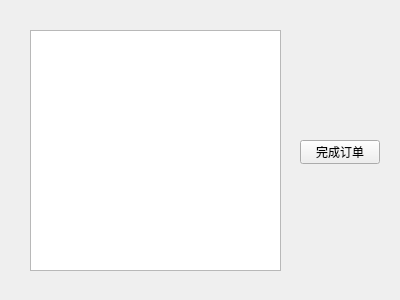
<?xml version="1.0" encoding="UTF-8"?>
<ui version="4.0">
 <class>oneOrder</class>
 <widget class="QWidget" name="oneOrder">
  <property name="geometry">
   <rect>
    <x>0</x>
    <y>0</y>
    <width>400</width>
    <height>300</height>
   </rect>
  </property>
  <property name="minimumSize">
   <size>
    <width>400</width>
    <height>300</height>
   </size>
  </property>
  <property name="maximumSize">
   <size>
    <width>400</width>
    <height>300</height>
   </size>
  </property>
  <property name="windowTitle">
   <string>Form</string>
  </property>
  <widget class="QTextBrowser" name="showorder">
   <property name="geometry">
    <rect>
     <x>30</x>
     <y>30</y>
     <width>251</width>
     <height>241</height>
    </rect>
   </property>
  </widget>
  <widget class="QPushButton" name="complete">
   <property name="geometry">
    <rect>
     <x>300</x>
     <y>140</y>
     <width>80</width>
     <height>24</height>
    </rect>
   </property>
   <property name="text">
    <string>完成订单</string>
   </property>
  </widget>
 </widget>
 <resources/>
 <connections/>
</ui>
